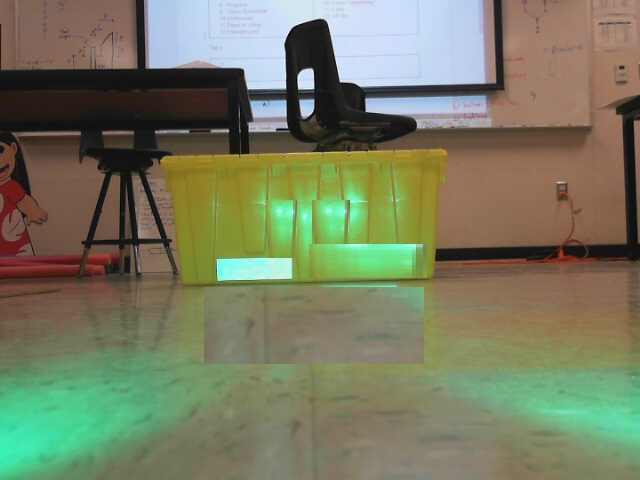
//> input picture rectangle-five-feet.jpg, 640 x 480 px
$ ./main rectangle-five-feet.jpg   (built with g++ and OpenCV 4)
//> lines starting //> are read from the running program, lines starting //| are printed output that depends on the picture; after the words box and inside, x2 and y2 are one past the last pixel; in counts of white or black regions, pixels touching at a corner belong together
#include <opencv2/opencv.hpp>
#include <iostream>
using namespace cv;

int main(int argc, char* argv[]) {
  std::string fileLocation = argv[1];
  Mat img_rgb = imread(fileLocation);
//> img_rgb is the input picture: 480 rows x 640 cols, CV_8UC3; mean B, G, R 96.9, 123.4, 119.5

  Mat img_hsv;
  cvtColor(img_rgb, img_hsv, CV_BGR2HSV);
//> img_hsv: 480 rows x 640 cols, CV_8UC3; mean H, S, V 41.3, 87.1, 137.1
  std::vector<cv::Mat> channels;
  split(img_hsv, channels);
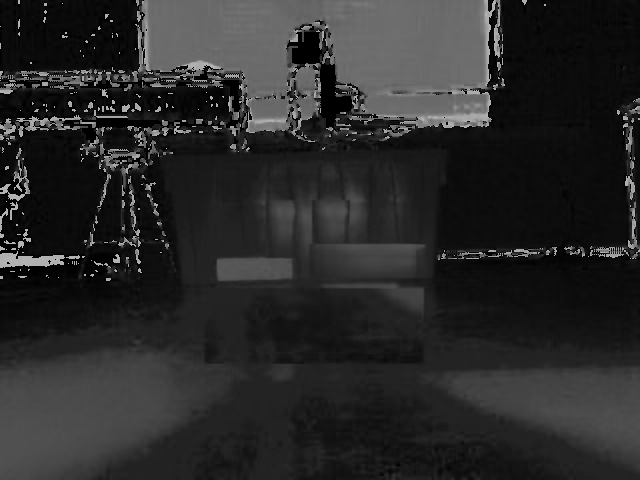
//> channels[0]: 480 rows x 640 cols, CV_8UC1; min 0, max 179, mean 41.3
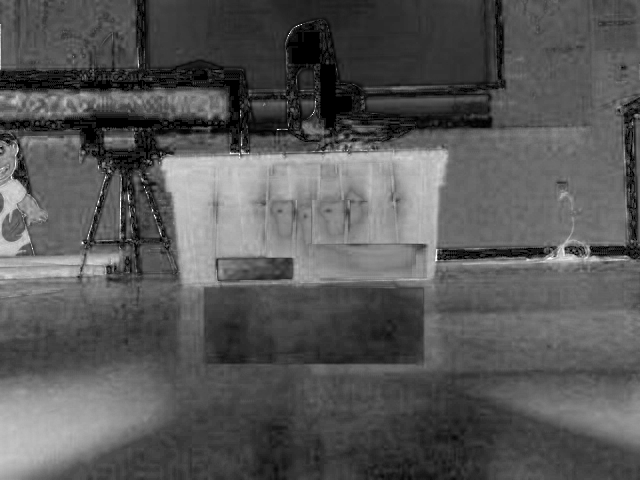
//> channels[1]: 480 rows x 640 cols, CV_8UC1; min 0, max 255, mean 87.1
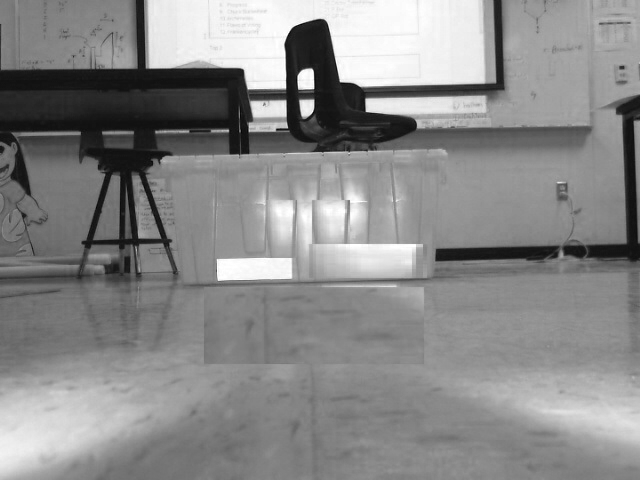
//> channels[2]: 480 rows x 640 cols, CV_8UC1; min 3, max 255, mean 137.1

  Mat hueOrig = channels.at(0).clone();
  Mat threshLower, threshUpper;
  Mat result;

  threshold(hueOrig, threshLower, 75, 255, CV_THRESH_BINARY);
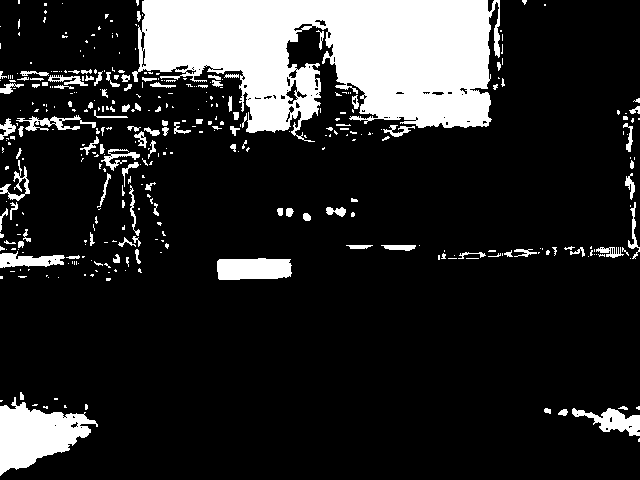
//> threshLower: 480 rows x 640 cols, CV_8UC1; 16.1% white; 371 white regions (266 under 20 px), largest, box (x1, y1, x2, y2) and area: (132, 0, 500, 142) 34338, (0, 397, 98, 476) 4117, (217, 258, 292, 280) 1478
  threshold(hueOrig, threshUpper, 150, 255, CV_THRESH_BINARY_INV);
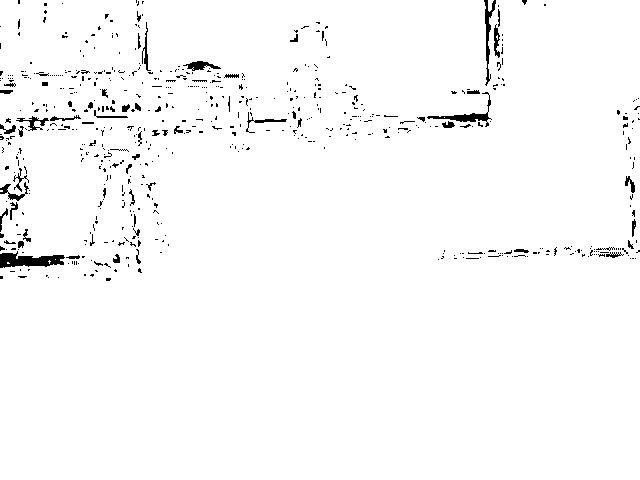
//> threshUpper: 480 rows x 640 cols, CV_8UC1; 97.8% white; 600 black regions (537 under 20 px), largest, box (x1, y1, x2, y2) and area: (0, 251, 65, 268) 660, (427, 92, 492, 127) 367, (484, 0, 496, 86) 315

  result = threshLower & threshUpper;
//> result: 480 rows x 640 cols, CV_8UC1; 14% white; 314 white regions (239 under 20 px), largest, box (x1, y1, x2, y2) and area: (138, 0, 489, 133) 31825, (0, 397, 98, 476) 4117, (217, 258, 292, 280) 1478

  Mat edges;
  std::vector<std::vector<Point> > contours;

  Canny(result, edges, 0, 25, 3, false);
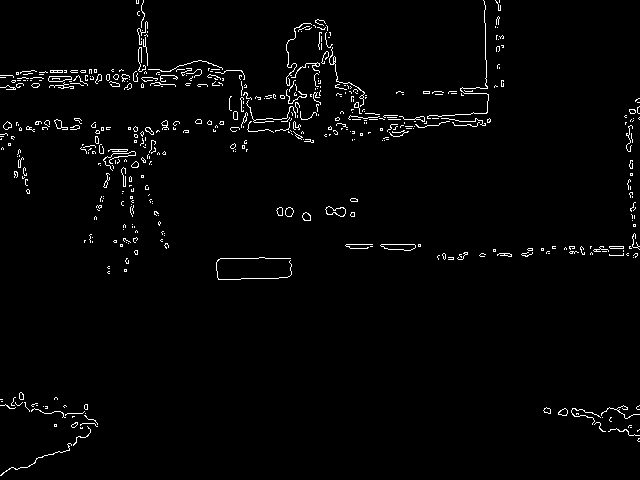
//> edges: 480 rows x 640 cols, CV_8UC1; 2.1% white in thin lines or dots

  cv::findContours(edges, contours, CV_RETR_LIST, CV_CHAIN_APPROX_SIMPLE, Point(0, 0));
//> contours = 577 contours, 536 with area under 20; largest, box (x1, y1, x2, y2) and area: (380, 244, 416, 251) 162, (380, 244, 416, 251) 162, (325, 206, 346, 217) 126, (325, 206, 346, 217) 117, (48, 76, 72, 82) 98

  std::vector<Point> approxContour;

  int rightC;

  for(int i = 0; i < contours.size(); i++) {

    approxPolyDP(contours[i], approxContour, cv::arcLength(cv::Mat(contours.at(i)), true) * 0.02, true);

    if (approxContour.size() == 8 && (cv::contourArea(approxContour, false) > 80)) {

      cv::drawContours(img_rgb, contours, i , Scalar(255,0,0), 5);

      rightC = i;

      std::cout << cv::contourArea(approxContour, false) << "\n";

      imshow("Drawn", img_rgb);

      waitKey(0);
    }
  }
//> this loop made 577 passes
//> approxContour on passes 5, 9, 10: 2 Points (x, y): [630, 427], [631, 427], 4 Points (x, y): [54, 425], [55, 424], [56, 425], [55, 426], 4 Points (x, y): [54, 424], [54, 426], [56, 426], [56, 424]
//| 120.5
//> (output is shown up to pass 53 of 577)
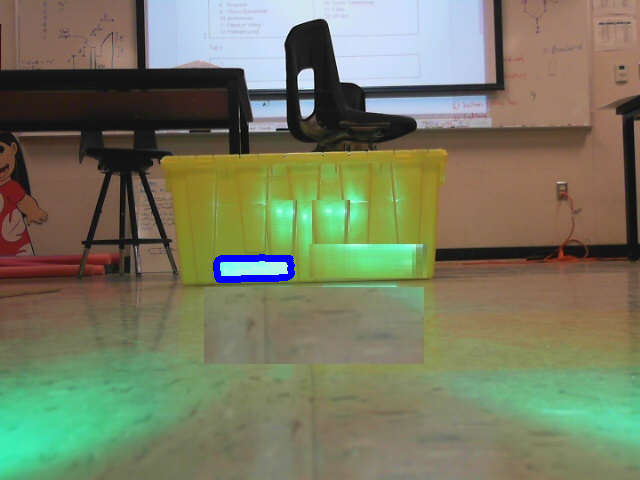
//> img_rgb: 480 rows x 640 cols, CV_8UC3; 0.41% of pixels changed, all inside (x1, y1, x2, y2) = (213, 254, 295, 283)
//> after the loop, approxContour = 7 Points (x, y): [136, 0], [136, 3], [138, 3], [138, 0], [138, 2], [137, 3], [136, 2]

  int xmax;
  int xmin;

  for (int j = 0; j < contours[rightC].size(); j++) {
    int xpoint = contours[rightC][j].x;

    if (j == 0){
      xmax = xpoint;
      xmin = xpoint;
    }

    if (xpoint > xmax) {
      xmax = xpoint;
    }

    if (xpoint < xmin) {
      xmin = xpoint;
    }
    // std::cout << "xmin = " << xmin << "\n";
    // std::cout << "xmax = " << xmax << "\n";
    // std::cout << "xpoint = " << xpoint << "\n";
  }
//> this loop made 57 passes
//> (xpoint, xmax, xmin) on pass 1: (259, 259, 259)
//> (xpoint, xmin) on passes 2, 3, 4, 5, 6, 8: (258, 258), (220, 220), (219, 219), (218, 218), (217, 217), (216, 216)
//> after the loop, xmax = 291; xmin = 216

  int pixel = xmax - xmin;
//> pixel = 75
  float distance = (480 * 0.1)/ pixel;
//> distance = 0.64
  // std::cout << "pixel = " << pixel << "\n";
  std::cout << "distance = " << distance << "\n";
//| distance = 0.64

  float rectCenter = (xmax + xmin)/2;
//> rectCenter = 253
  float azimuth = (atan((rectCenter - 240)/distance))*180/3.141592;
//> azimuth = 87.18
  std::cout << "azimuth = " << azimuth << "\n";
//| azimuth = 87.1816
}
